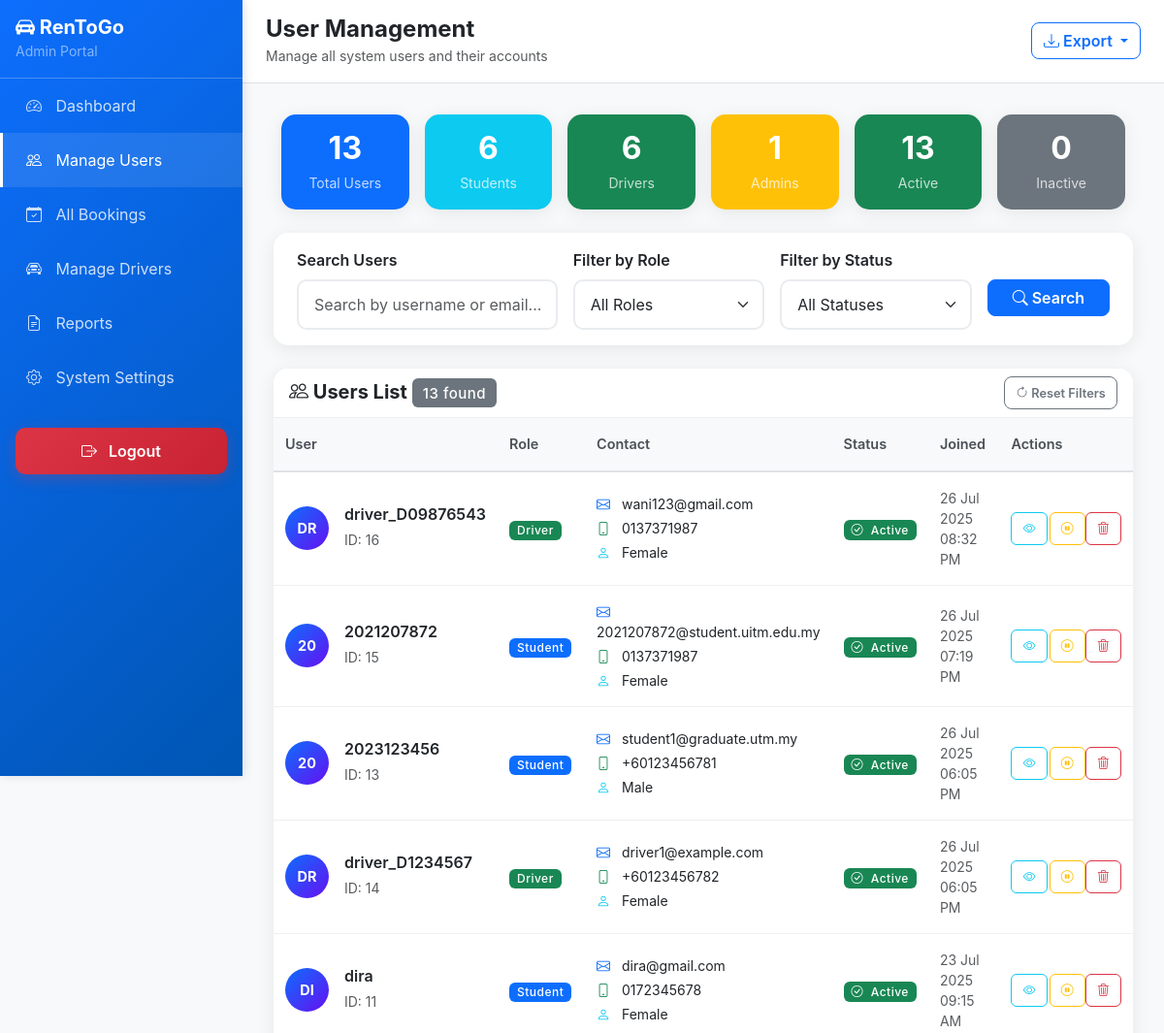
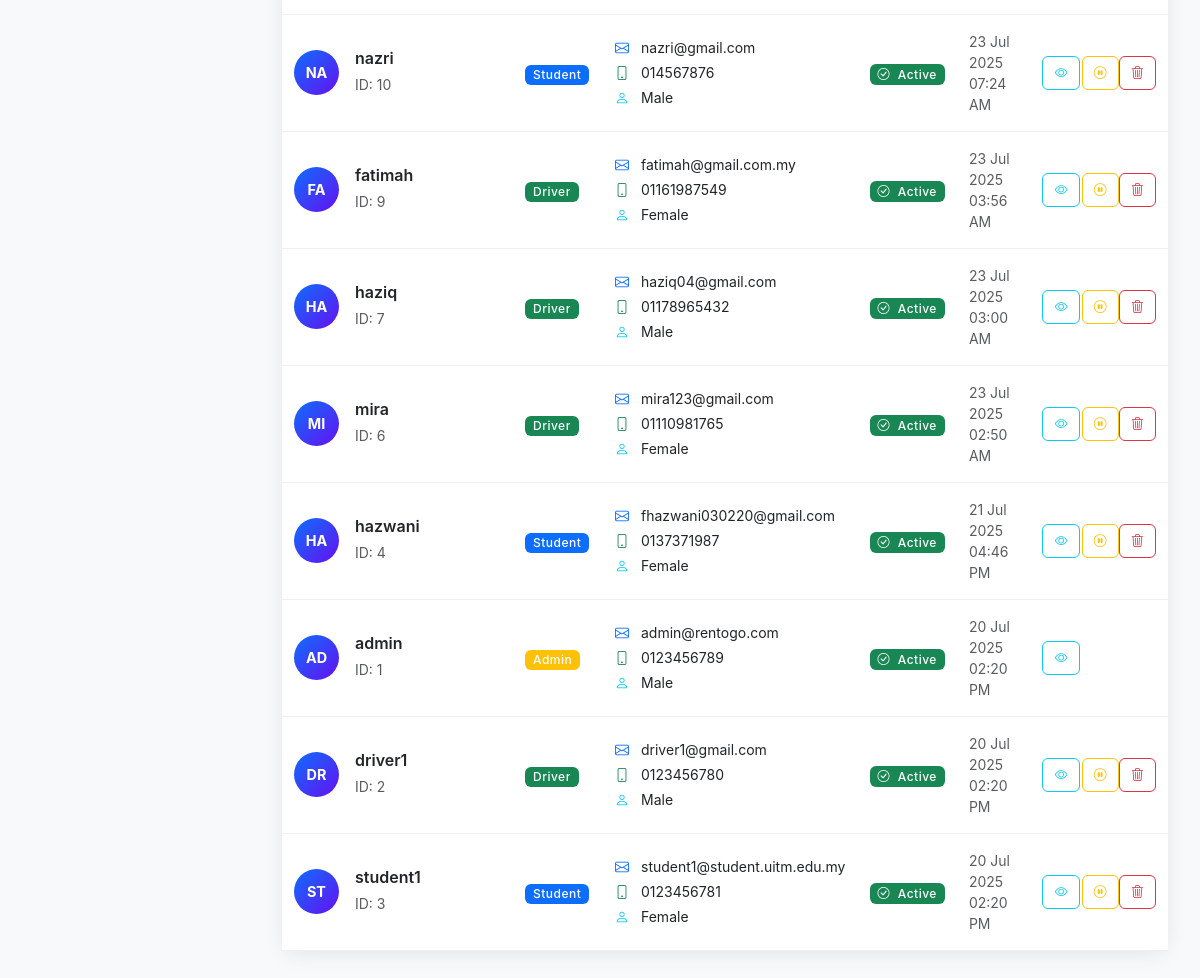
The page /admin/users.php (signed in) on the database its author committed (2 pictures, top to bottom).
### tables this page shows
CREATE TABLE `user` (
  `userid` int NOT NULL,
  `username` varchar(50) NOT NULL,
  `full_name` varchar(255) DEFAULT NULL,
  `password` varchar(255) NOT NULL,
  `email` varchar(100) NOT NULL,
  `notel` varchar(15) NOT NULL,
  `gender` enum('Male','Female') NOT NULL,
  `role` enum('student','driver','admin') NOT NULL,
  `created` timestamp NULL DEFAULT CURRENT_TIMESTAMP,
  `status` enum('active','inactive') DEFAULT 'active'
);

### admin/users.php (the view, shortened to what the rows shown need)
<?php
$database = new Database();
$db = $database->getConnection();
$query = "SELECT u.*,
                 CASE
                     WHEN u.role = 'student' THEN s.student_number
                     WHEN u.role = 'driver' THEN d.licensenumber
                     WHEN u.role = 'admin' THEN a.admin_level
                 END as role_specific_info,
                 CASE
                     WHEN u.role = 'student' THEN s.faculty
                     WHEN u.role = 'driver' THEN d.carmodel
                     WHEN u.role = 'admin' THEN a.department
                 END as additional_info,
                 CASE
                     WHEN u.role = 'student' THEN s.year_of_study
                     WHEN u.role = 'driver' THEN d.plate
                     ELSE NULL
                 END as extra_info,
                 CASE
                     WHEN u.role = 'driver' THEN d.status
                     ELSE NULL
                 END as driver_status
          FROM user u
          LEFT JOIN student s ON u.userid = s.userid
          LEFT JOIN driver d ON u.userid = d.userid
          LEFT JOIN admin a ON u.userid = a.userid
          WHERE 1=1";
$query .= " ORDER BY u.created DESC";
$stmt = $db->prepare($query);
$stmt->execute();
$users = $stmt->fetchAll(PDO::FETCH_ASSOC);
$query = "SELECT
            COUNT(*) as total_users,
            COUNT(CASE WHEN role = 'student' THEN 1 END) as total_students,
            COUNT(CASE WHEN role = 'driver' THEN 1 END) as total_drivers,
            COUNT(CASE WHEN role = 'admin' THEN 1 END) as total_admins,
            COUNT(CASE WHEN status = 'active' THEN 1 END) as active_users,
            COUNT(CASE WHEN status = 'inactive' THEN 1 END) as inactive_users
          FROM user";
$stmt = $db->prepare($query);
$stmt->execute();
$stats = $stmt->fetch(PDO::FETCH_ASSOC);
?>
<!DOCTYPE html>
<html lang="en">
<head>
    <link href="https://cdn.jsdelivr.net/npm/bootstrap@5.3.0/dist/css/bootstrap.min.css" rel="stylesheet">
    <link rel="stylesheet" href="https://cdn.jsdelivr.net/npm/bootstrap-icons@1.10.0/font/bootstrap-icons.css">
</head>
<body>
    <div class="d-flex">
        <div class="main-content">
            <div class="dashboard-content">
                <div class="row g-3 mb-4">
                    <div class="col-md-2">
                        <div class="card stat-card bg-primary text-white">
                            <div class="card-body text-center">
                                <h2 class="mb-1 fw-bold"><?php echo $stats['total_users']; ?></h2>
                            </div>
                        </div>
                    </div>
                    <div class="col-md-2">
                        <div class="card stat-card bg-info text-white">
                            <div class="card-body text-center">
                                <h2 class="mb-1 fw-bold"><?php echo $stats['total_students']; ?></h2>
                            </div>
                        </div>
                    </div>
                    <div class="col-md-2">
                        <div class="card stat-card bg-success text-white">
                            <div class="card-body text-center">
                                <h2 class="mb-1 fw-bold"><?php echo $stats['total_drivers']; ?></h2>
                            </div>
                        </div>
                    </div>
                    <div class="col-md-2">
                        <div class="card stat-card bg-warning text-white">
                            <div class="card-body text-center">
                                <h2 class="mb-1 fw-bold"><?php echo $stats['total_admins']; ?></h2>
                            </div>
                        </div>
                    </div>
                    <div class="col-md-2">
                        <div class="card stat-card bg-success text-white">
                            <div class="card-body text-center">
                                <h2 class="mb-1 fw-bold"><?php echo $stats['active_users']; ?></h2>
                            </div>
                        </div>
                    </div>
                    <div class="col-md-2">
                        <div class="card stat-card bg-secondary text-white">
                            <div class="card-body text-center">
                                <h2 class="mb-1 fw-bold"><?php echo $stats['inactive_users']; ?></h2>
                            </div>
                        </div>
                    </div>
                </div>
                <div class="card">
                    <div class="card-body p-0">
                        <?php if (empty($users)): ?>
                            <div class="text-center py-5">
                                <i class="bi bi-people text-muted" style="font-size: 4rem;"></i>
                                <h5 class="mt-3">No users found</h5>
                                <p class="text-muted">No users match your current search criteria.</p>
                            </div>
                        <?php else: ?>
                            <div class="table-responsive">
                                <table class="table table-hover align-middle mb-0">
                                    <thead class="table-light">
                                        <tr>
                                            <th width="20%">User</th>
                                            <th width="15%">Role</th>
                                            <th width="25%">Contact</th>
                                            <th width="10%">Status</th>
                                            <th width="15%">Joined</th>
                                            <th width="15%">Actions</th>
                                        </tr>
                                    </thead>
                                    <tbody>
                                        <?php foreach ($users as $user): ?>
                                        <tr class="fade-in">
                                            <td>
                                                <div class="d-flex align-items-center">
                                                    <div class="user-avatar me-3">
                                                        <?php echo strtoupper(substr($user['username'], 0, 2)); ?>
                                                    </div>
                                                    <div>
                                                        <h6 class="mb-1 fw-semibold"><?php echo htmlspecialchars($user['username']); ?></h6>
                                                        <small class="text-muted">ID: <?php echo $user['userid']; ?></small>
                                                    </div>
                                                </div>
                                            </td>
                                            <td>
                                                <span class="badge bg-<?php echo $user['role'] == 'student' ? 'primary' : ($user['role'] == 'driver' ? 'success' : 'warning'); ?> px-2 py-1">
                                                    <?php echo ucfirst($user['role']); ?>
                                                </span>
                                            </td>
                                            <td>
                                                <div class="small">
                                                    <div class="mb-1">
                                                        <i class="bi bi-envelope text-primary me-2"></i>
                                                        <?php echo htmlspecialchars($user['email']); ?>
                                                    </div>
                                                    <div class="mb-1">
                                                        <i class="bi bi-phone text-success me-2"></i>
                                                        <?php echo htmlspecialchars($user['notel']); ?>
                                                    </div>
                                                    <div>
                                                        <i class="bi bi-person text-info me-2"></i>
                                                        <?php echo $user['gender']; ?>
                                                    </div>
                                                </div>
                                            </td>
                                            <td>
                                                <span class="badge bg-<?php echo $user['status'] == 'active' ? 'success' : 'secondary'; ?> px-2 py-1">
                                                    <i class="bi bi-<?php echo $user['status'] == 'active' ? 'check-circle' : 'x-circle'; ?> me-1"></i>
                                                    <?php echo ucfirst($user['status']); ?>
                                                </span>
                                            </td>
                                            <td>
                                                <div class="small text-muted">
                                                    <div><?php echo date('d M Y', strtotime($user['created'])); ?></div>
                                                    <div><?php echo date('h:i A', strtotime($user['created'])); ?></div>
                                                </div>
                                            </td>
                                            <td>
                                                <div class="btn-group" role="group">
                                                    <button class="btn btn-outline-info btn-sm" data-bs-toggle="modal"
                                                            data-bs-target="#userModal<?php echo $user['userid']; ?>"
                                                            title="View Details">
                                                        <i class="bi bi-eye"></i>
                                                    </button>
                                                    <?php if ($user['userid'] != $_SESSION['userid']): ?>
                                                        <form method="POST" action="" class="d-inline">
                                                            <button type="submit" name="toggle_status"
                                                                    class="btn btn-outline-<?php echo $user['status'] == 'active' ? 'warning' : 'success'; ?> btn-sm"
                                                                    title="<?php echo $user['status'] == 'active' ? 'Deactivate User' : 'Activate User'; ?>">
                                                                <i class="bi bi-<?php echo $user['status'] == 'active' ? 'pause-circle' : 'play-circle'; ?>"></i>
                                                            </button>
                                                        </form>
                                                    <?php endif; ?>
                                                    <?php if ($user['userid'] != $_SESSION['userid'] && $user['role'] != 'admin'): ?>
                                                        <form method="POST" action="" class="d-inline">
                                                            <button type="submit" name="delete_user" class="btn btn-outline-danger btn-sm"
                                                                    title="Delete User"
                                                                    onclick="return confirm('Are you sure you want to delete this user? This action cannot be undone.')">
                                                                <i class="bi bi-trash3"></i>
                                                            </button>
                                                        </form>
                                                    <?php endif; ?>
                                                </div>
                                            </td>
                                        </tr>
                                        <?php endforeach; ?>
                                    </tbody>
                                </table>
                            </div>
                        <?php endif; ?>
                    </div>
                </div>
            </div>
        </div>
    </div>
</body>
</html>

### rows shown on the page
user: username "DR", username "driver_D09876543", userid "16", role "Driver", email "wani123@gmail.com", notel "0137371987", gender "Female", status "Active", created "26 Jul 2025", created "08:32 PM"
user: username "20", username "2021207872", userid "15", role "Student", email "2021207872@student.uitm.edu.my", notel "0137371987", gender "Female", status "Active", created "26 Jul 2025", created "07:19 PM"
user: username "20", username "2023123456", userid "13", role "Student", email "student1@graduate.utm.my", notel "+60123456781", gender "Male", status "Active", created "26 Jul 2025", created "06:05 PM"
user: username "DR", username "driver_D1234567", userid "14", role "Driver", email "driver1@example.com", notel "+60123456782", gender "Female", status "Active", created "26 Jul 2025", created "06:05 PM"
user: username "DI", username "dira", userid "11", role "Student", email "dira@gmail.com", notel "0172345678", gender "Female", status "Active", created "23 Jul 2025", created "09:15 AM"
user: username "NA", username "nazri", userid "10", role "Student", email "nazri@gmail.com", notel "014567876", gender "Male", status "Active", created "23 Jul 2025", created "07:24 AM"
user: username "FA", username "fatimah", userid "9", role "Driver", email "fatimah@gmail.com.my", notel "01161987549", gender "Female", status "Active", created "23 Jul 2025", created "03:56 AM"
user: username "HA", username "haziq", userid "7", role "Driver", email "haziq04@gmail.com", notel "01178965432", gender "Male", status "Active", created "23 Jul 2025", created "03:00 AM"
user: username "MI", username "mira", userid "6", role "Driver", email "mira123@gmail.com", notel "01110981765", gender "Female", status "Active", created "23 Jul 2025", created "02:50 AM"
user: username "HA", username "hazwani", userid "4", role "Student", email "fhazwani030220@gmail.com", notel "0137371987", gender "Female", status "Active", created "21 Jul 2025", created "04:46 PM"
user: username "AD", username "admin", userid "1", role "Admin", email "admin@rentogo.com", notel "0123456789", gender "Male", status "Active", created "20 Jul 2025", created "02:20 PM"
user: username "DR", username "driver1", userid "2", role "Driver", email "driver1@gmail.com", notel "0123456780", gender "Male", status "Active", created "20 Jul 2025", created "02:20 PM"
user: username "ST", username "student1", userid "3", role "Student", email "student1@student.uitm.edu.my", notel "0123456781", gender "Female", status "Active", created "20 Jul 2025", created "02:20 PM"

### other values the page prints
$stats['total_users'] "13"
$stats['total_students'] "6"
$stats['total_drivers'] "6"
$stats['total_admins'] "1"
$stats['active_users'] "13"
$stats['inactive_users'] "0"
count($users) "13"
